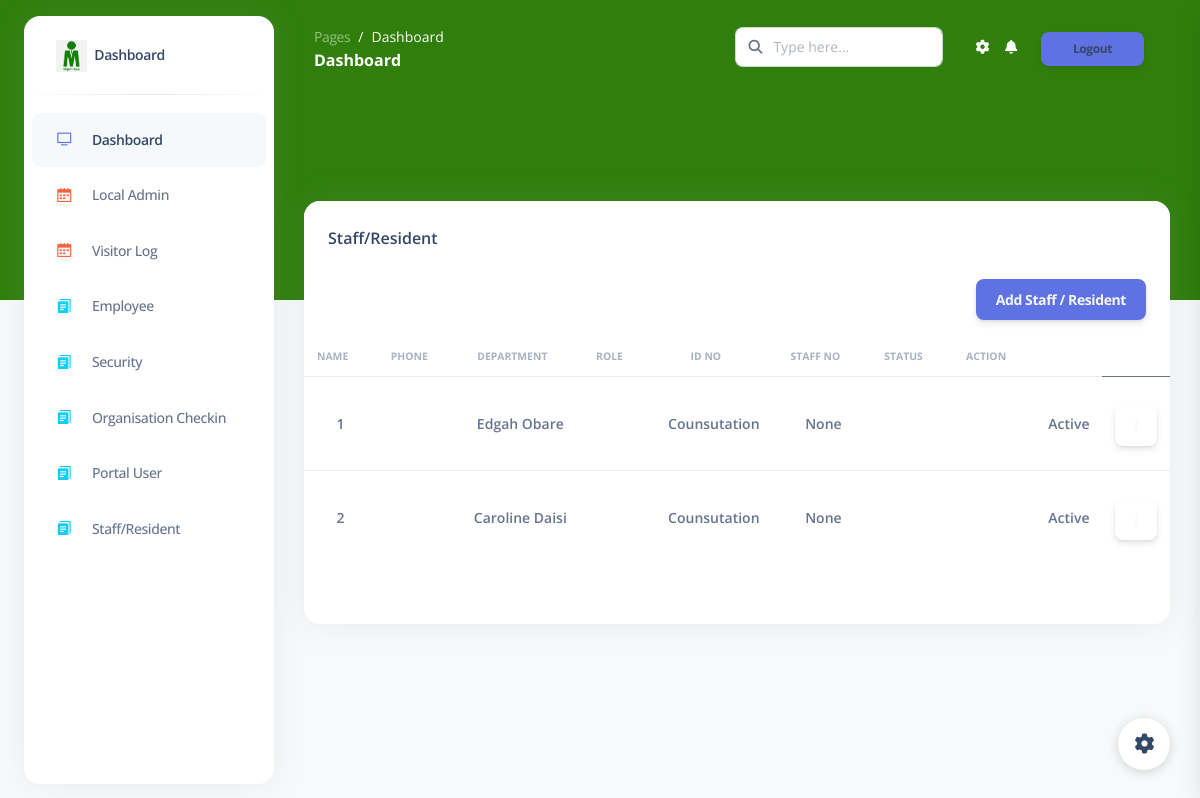
/staff_residential (signed in), run on the app's committed database.
### subapp/models.py (models this page shows, shortened)
class StaffResident(models.Model):
    user = models.OneToOneField(User, on_delete=models.CASCADE, primary_key=True)
    name = models.CharField(max_length=100, null=True)
    email = models.EmailField(null=True, blank=False, unique=True, db_index=True)
    role = models.ForeignKey(Roles,on_delete=models.CASCADE, null=True)
    localAdmin = models.ForeignKey(LocalAdmin,on_delete=models.CASCADE, null=True)
    department= models.CharField(max_length=100)
    phone_number = models.CharField(max_length=100)
    id_number = models.CharField(max_length=100)
    staff_number = models.CharField(max_length=100)
    status=models.CharField(max_length=100)

### subapp/views.py (the view)
# urls.py: path('staff_residential',views.staff_residential, name='staff_residential'),
@user_passes_test(check_role_is_organisationadmin_and_localadmin)
def staff_residential(request):
    records = StaffResident.objects.all()
    context = {"staff_residential_records": "active", "records": records}
    return render(request, "mgeni/staff_residential.html", context)

### subapp/check_user_role.py (called while the page is built)
def check_role_is_organisationadmin_and_localadmin(user):
    print(user)
    if user.is_authenticated and user.role.role_name == "OrganisationAdmin" or user.is_authenticated and user.role.role_name == "LocalAdmin":
        return True
    else:
        return redirect('/login')

### subapp/templates/mgeni/staff_residential.html (shortened to what this page needs)
{% extends 'base.html' %}
{% block body_block %}
{% load static %}
<br><br><br>
<div class="row" style="padding: 30px;">
    <div class="col-12">
      <div class="card mb-4">
        <div class="card-header pb-0">
          <h6>Staff/Resident</h6>
          <a href="{% url 'staff_residential_add' %}">
          <button style="float: right;" type="button" class="btn btn-primary">
           Add Staff / Resident
          </button></a>
        </div>
        <div class="card-body px-0 pt-0 pb-2">
          <div class="table-responsive p-0">
            <table class="table align-items-center justify-content-center mb-0">
              <thead>
                <tr>
                  <th class="text-uppercase text-secondary text-xxs font-weight-bolder opacity-7 ps-2">Name</th>
                  <th class="text-uppercase text-secondary text-xxs font-weight-bolder opacity-7 ps-2">Phone</th>
                  <th class="text-uppercase text-secondary text-xxs font-weight-bolder opacity-7 ps-2">Department</th>
                  <th class="text-uppercase text-secondary text-xxs font-weight-bolder opacity-7 ps-2">Role</th>
                  <th class="text-uppercase text-secondary text-xxs font-weight-bolder opacity-7 ps-2">ID No</th>
                  <th class="text-uppercase text-secondary text-xxs font-weight-bolder opacity-7 ps-2">Staff No</th>
                  <th class="text-uppercase text-secondary text-xxs font-weight-bolder opacity-7 ps-2">status</th>
                  <th class="text-uppercase text-secondary text-xxs font-weight-bolder text-center opacity-7 ps-2">Action</th>
                  <th></th>
                </tr>
              </thead>
              <tbody>
                {% for data in records %}
                <tr>
                    <td>
                        <p class="text-sm font-weight-bold mb-0">{{forloop.counter}}</p>
                      </td>
                  <td>
                  </td>
                  <td>
                    <p class="text-sm font-weight-bold mb-0">{{data.name}}</p>
                  </td>
                  <td>
                  </td>
                  <td>
                    <p class="text-sm font-weight-bold mb-0">{{data.department}}</p>
                  </td>
                  <td>
                    <p class="text-sm font-weight-bold mb-0">{{data.role}}</p>
                  </td>
                  <td>
                  </td>
                  <td>
                  </td>
                  <td>
                    <p class="text-sm font-weight-bold mb-0">{{data.status}}</p>
                  </td>
                  <td >
                    <div class="dropdown">
                        <button class="btn " type="button" id="dropdownMenuButton1" data-bs-toggle="dropdown" aria-expanded="false">
                            <i class="fa fa-ellipsis-v text-xs"></i>
                        </button>
                      </div>
                  </td>
                </tr>
                {% endfor %}
              </tbody>
            </table>
            <br><br>
          </div>
        </div>
      </div>
    </div>
  </div>
{% endblock %}

### subapp/templates/mgeni/staff_residential.html (style rules this page uses)
td,th { text-align: center; }

### subapp/templates/base.html (style rules this page uses)
.btn { color: whitesmoke; }
button { outline-color: none; text-decoration-color: white; background-color:whitesmoke; margin-top: 20px; text-decoration: none; font-family: 'Lucida Sans', 'Lucida Sans Regular', 'Lucida Grande', 'Lucida Sans Unicode', Geneva, Verdana, sans-serif; }

### data on the page
StaffResident: name "Edgah Obare", department "Counsutation", role "None", status "Active"
StaffResident: name "Caroline Daisi", department "Counsutation", role "None", status "Active"
